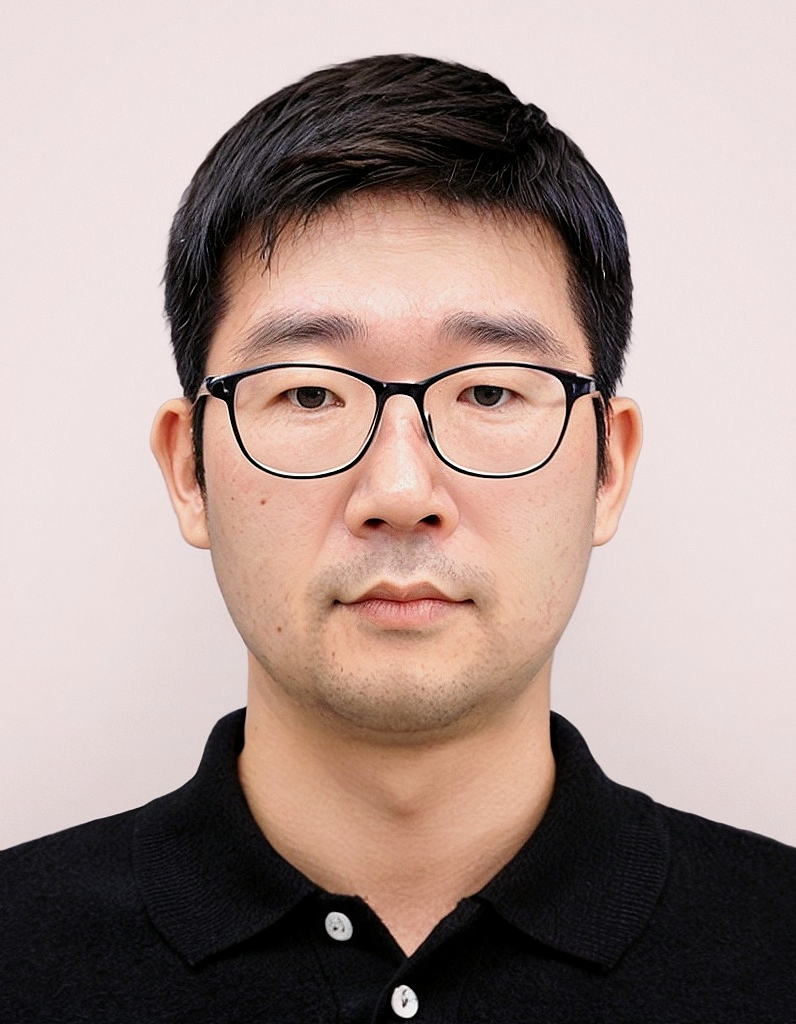
#> input picture src/media/profile.png, 796 x 1024 px
$ python paper.py
#> lines starting #> are read from the running program, lines starting #| are printed output that depends on the picture
### src/build.py
# -*- coding: utf-8 -*-
"""정적 페이지 생성기.

    python3 src/build.py

src/content.py 의 데이터로 저장소 루트에 HTML 을 쓴다.

  index.html          랜딩 — 프로젝트 6개 카드
  kingsroad.html      대표 프로젝트 허브
  kr-<slug>.html      킹스로드 하위 콘텐츠 10종 + kr-systems.html
  aura.html           AI 목업 파이프라인 (R&D)
  p-<slug>.html       이전 프로젝트 5종
"""
import html
import os
import re
import sys
from datetime import date
from urllib.parse import parse_qs, urlparse

sys.path.insert(0, os.path.dirname(os.path.abspath(__file__)))
import content as C  # noqa: E402

ROOT = os.path.dirname(os.path.dirname(os.path.abspath(__file__)))
IMG = os.path.join(ROOT, "img")
FILES = sorted(os.listdir(IMG))

SLOT_LABEL = {"1": "평면도", "2": "목업 전경", "3": "완성 화면"}
SLOT_FILE = {"1": "plan", "2": "mock", "3": "final"}


# ──────────────────────────────────────────────────────── 경력 기간 (실시간)
# 빌드 시점 값을 본문에 적어 두고, 같은 시작일을 data-since 로 넘겨
# 브라우저에서 다시 계산한다. 페이지를 안 고쳐도 달이 바뀌면 숫자가 따라간다.
def months_since(start):
    y, m = (int(x) for x in start.split("-"))
    today = date.today()
    return (today.year - y) * 12 + (today.month - m)


def dur_text(months):
    y, m = divmod(max(months, 0), 12)
    return "%d년 %d개월" % (y, m) if m else "%d년" % y


# [12 lines left out: functions live_span, tokens, not called in this run]


def e(s):
    return html.escape(str(s), quote=True)


def pick(num, slot):
    return [f for f in FILES if f.startswith("%s-%s" % (num, SLOT_FILE[slot]))]


# [54 lines left out: functions shots_of, embed_src, embeds, not called in this run]


# ──────────────────────────────────────────────────────── 공통 뼈대
def strip(html):
    """메타 설명에 쓸 평문 — 태그와 엔티티를 걷어낸다."""
    return re.sub(r"<[^>]+>", "", html).replace("&amp;", "&")


# [219 lines left out: functions head, bar, crumb, foot, tail, contact_section and 2 more, not called in this run]


def blocks(bs):
    return "".join(block(b) for b in bs)


# [52 lines left out: functions folded, cover_html, own_cover, not called in this run]


def shown(works):
    """draft 는 아직 내보내지 않는다 — 그 줄만 지우면 목차와 문서가 함께 생긴다."""
    return [w for w in works if not w.get("draft")]


# [519 lines left out: functions own_card, project_card, content_card, gallery, yt_block, phero and 10 more, not called in this run]


# [2 lines that do not run on import are left out]

### src/paper.py
# -*- coding: utf-8 -*-
"""제출용 이력서·자기소개서를 A4 PDF 로 굽는다.

    python3 src/paper.py                      # _paper/ 에 html 과 pdf
    SITE_URL=https://... python3 src/paper.py # 링크 주소를 박아 넣는다

웹 포트폴리오와 같은 내용을 쓰되, 종이에서 읽는 순서로 다시 세운다. 문서 안의
링크는 전부 눌러서 웹 문서로 넘어가게 둔다 — 이력서는 요약이고, 근거는 웹에 있다.

_paper/ 는 .gitignore 의 `_*/` 에 걸려 저장소에 올라가지 않는다. 특정 회사에
내려고 만든 개인 문서라 공개 저장소에 둘 이유가 없다.
"""
import html
import os
import re
import subprocess
import sys

sys.path.insert(0, os.path.dirname(os.path.abspath(__file__)))
import content as C                                        # noqa: E402
from build import dur_text, months_since                   # noqa: E402

ROOT = os.path.dirname(os.path.dirname(os.path.abspath(__file__)))
OUT = os.path.join(ROOT, "_paper")
SITE = os.environ.get("SITE_URL", "https://portfolio-web-production-8817.up.railway.app").rstrip("/")
COMPANY = os.environ.get("COMPANY", "")        # 예: ㈜에이버튼
PROJECT = os.environ.get("PROJECT", "")        # 예: Project EA
POSITION = os.environ.get("POSITION", "레벨 디자이너")


def e(s):
    return html.escape(str(s), quote=True)


def strip(s):
    return re.sub(r"<[^>]+>", "", str(s))


def link(page, label):
    """웹 문서로 나가는 링크. 주소를 아직 모르면 자리만 표시한다."""
    if not SITE:
        return '<span class="ln pend">%s</span>' % e(label)
    return '<a class="ln" href="%s/%s">%s</a>' % (SITE, page, e(label))


CAREER = dur_text(months_since(C.SITE["career_start"]))
PHOTO = os.path.join(OUT, "photo.jpg")


def photo():
    """이력서용 증명사진. 원본을 3:4 로 가운데 크롭해 굽는다."""
    from PIL import Image
    src = os.path.join(ROOT, "src", "media", "profile.png")
    if not os.path.exists(src):
        src = os.path.join(ROOT, "img", "profile.webp")
    im = Image.open(src).convert("RGB")
    w, h = im.size
    if w / h > 3 / 4:
        nw = int(h * 3 / 4); im = im.crop(((w - nw) // 2, 0, (w - nw) // 2 + nw, h))
#> after `im = im.crop(((w - nw) // 2, 0, (w - nw) // 2 + nw, h))`:
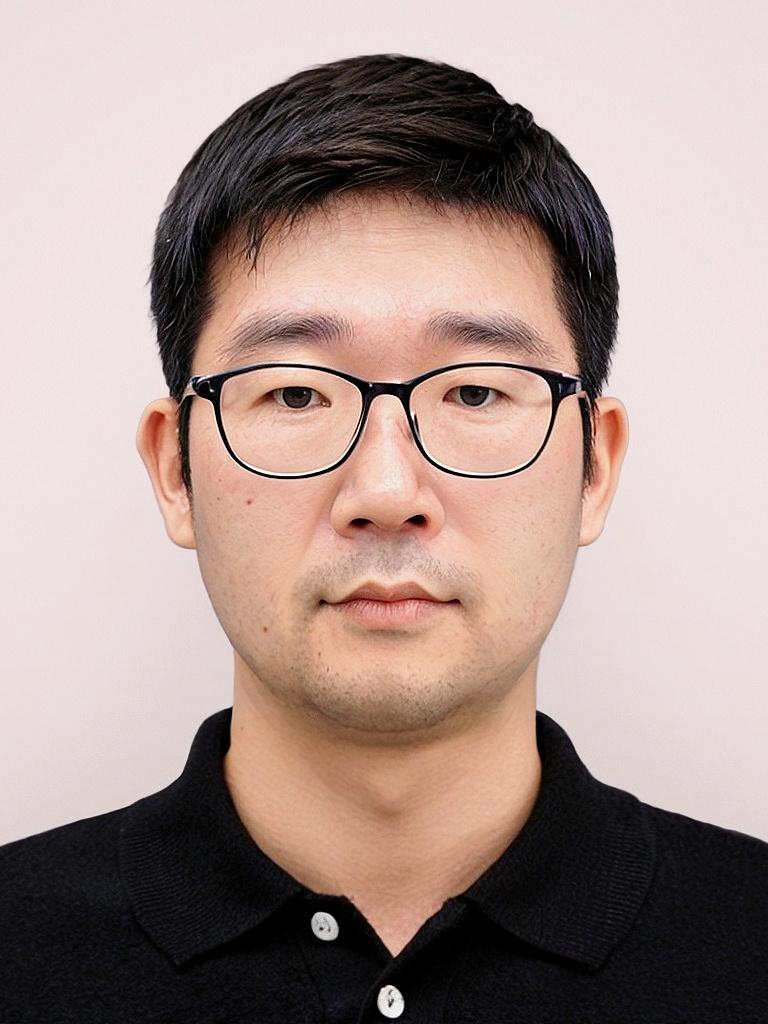
#> im: PIL image 768x1024 RGB; mean R, G, B 167.4, 146.9, 140.9
    else:
        nh = int(w * 4 / 3); im = im.crop((0, 0, w, nh))
    os.makedirs(OUT, exist_ok=True)
    im.resize((600, 800), Image.LANCZOS).save(PHOTO, "JPEG", quality=90)
    return PHOTO

CSS = """
@page { size: A4; margin: 13mm 13mm 12mm; }
*{box-sizing:border-box;margin:0;padding:0}
body{font-family:'NanumGothic',sans-serif;font-size:9.5pt;line-height:1.6;color:#14171C;
  word-break:keep-all;background:#fff}
a{color:inherit}
b{font-weight:700}
.ln{color:#6E4F27;text-decoration:none;border-bottom:.5pt solid #C9B48E;white-space:nowrap}
.ln::after{content:" \\2197";font-size:7.5pt}
.pend{color:#8E959E;border-bottom-style:dotted}
.mono{font-family:'DejaVu Sans Mono','NanumGothic',monospace}

/* 첫 화면 — 웹의 검은 히어로 */
.hero{background:#14171C;color:#E6EAEF;border-radius:9pt;padding:15pt 18pt 14pt;
  margin-bottom:14pt;break-inside:avoid}
.hero .eyebrow{color:#D7B27C;border:0;margin:0 0 9pt}
.hero .eyebrow::after{background:linear-gradient(90deg,rgba(215,178,124,.5),transparent)}
.hrow{display:flex;justify-content:space-between;align-items:flex-start;gap:14pt}
.hrow>div{flex:1;min-width:0}
h1{font-size:23pt;letter-spacing:-.02em;line-height:1.15;color:#fff}
h1 small{font-size:9.5pt;font-weight:400;color:#A2ABB7;margin-left:8pt;letter-spacing:.04em}
.role{margin-top:2pt;font-size:10pt;color:#D7B27C;font-weight:700}
.hero .lede{margin-top:10pt;font-size:12pt;font-weight:700;line-height:1.5;color:#fff}
.hero .sub{margin-top:6pt;font-size:9.5pt;line-height:1.65;color:#C3CAD3}
.hero .sub b{color:#fff}
.photo{width:27mm;height:36mm;object-fit:cover;border-radius:4pt;border:.8pt solid #3A414B;flex-shrink:0}
.tiles{display:flex;gap:6pt;margin-top:12pt}
.tile{flex:1;padding:7pt 9pt 6pt;background:#1D232B;border:.6pt solid #2C333D;border-radius:5pt}
.tile b{display:block;font-size:14.5pt;letter-spacing:-.02em;color:#fff;line-height:1.2}
.tile span{font-size:7.5pt;color:#A2ABB7;letter-spacing:.02em}
.hcontact{margin-top:10pt;padding-top:8pt;border-top:.6pt solid #2C333D;font-size:8.5pt;color:#A2ABB7;
  display:flex;justify-content:space-between;gap:8pt;flex-wrap:wrap}
.hcontact b{color:#E6EAEF}
.hero .ln{color:#D7B27C;border-bottom-color:#7A6338}

/* 구획 제목 — 웹의 ◇ 아이브로우 */
.eyebrow{display:flex;align-items:center;gap:7pt;font-size:8pt;font-weight:700;
  letter-spacing:.16em;color:#8A6636;margin:16pt 0 8pt;break-after:avoid}
.eyebrow::before{content:"\\25C7";font-size:8pt}
.eyebrow::after{content:"";flex:1;height:.6pt;background:linear-gradient(90deg,#C7CCD3,transparent)}
.eyebrow em{font-style:normal;font-size:11.5pt;letter-spacing:-.01em;color:#14171C;
  font-family:'NanumGothic',sans-serif}

/* 카드 */
.card{background:#F7F8FA;border:.7pt solid #DDE1E6;border-radius:7pt;padding:11pt 13pt;
  margin-bottom:8pt;break-inside:avoid}
.card.feat{border-left:2.4pt solid #8A6636}
.chip{display:inline-block;font-size:7.5pt;font-weight:700;letter-spacing:.1em;color:#6E4F27;
  background:#F0E7D9;border-radius:3pt;padding:1pt 5pt;margin-bottom:4pt}
.card h3{font-size:11.5pt;letter-spacing:-.01em;margin-bottom:4pt;color:#14171C}
.card p{font-size:9.5pt;line-height:1.7;color:#2B3139}
.grid2{display:grid;grid-template-columns:1fr 1fr;gap:8pt}
.grid2 .card{margin-bottom:0}
.grid2 .span{grid-column:1/-1}
.grid3{display:grid;grid-template-columns:repeat(3,1fr);gap:8pt}
.grid3 .card{margin-bottom:0;padding:9pt 11pt}
.grid3 .card h3{font-size:10.5pt;margin:0;line-height:1.4}

/* 경력 — 타임라인 */
.tl{margin:2pt 0 0 4pt;border-left:1pt solid #C7CCD3;padding-left:0}
.tl li{list-style:none;position:relative;padding:0 0 7pt 14pt;break-inside:avoid}
.tl li::before{content:"";position:absolute;left:-3.6pt;top:5pt;width:6pt;height:6pt;border-radius:50%;
  background:#8A6636;border:1.4pt solid #fff;box-shadow:0 0 0 .8pt #8A6636}
.tl li:last-child{padding-bottom:0}
.tl .co{font-size:8.5pt;color:#4A5159;display:flex;gap:6pt;align-items:baseline}
.tl .co b{color:#14171C;font-size:9.5pt}
.tl .ti{font-size:11pt;font-weight:700;margin-top:1pt}
.tl .po{font-size:8.5pt;color:#5A616A;margin-top:1pt}

/* 경력 상세 — 프로젝트 카드 */
.proj{background:#fff;border:.7pt solid #DDE1E6;border-radius:7pt;overflow:hidden;
  margin-bottom:9pt}
.proj tr{break-inside:avoid}
.ph{display:flex;gap:11pt;padding:10pt 12pt 8pt;background:#F7F8FA;border-bottom:.6pt solid #E5E8EC;
  break-inside:avoid;break-after:avoid}
.ph img{width:34mm;height:19mm;object-fit:cover;border-radius:4pt;flex-shrink:0;background:#0C0F14}
.ph .mo{width:34mm;height:19mm;border-radius:4pt;flex-shrink:0;background:#14171C;color:#D7B27C;
  display:flex;align-items:center;justify-content:center;font-size:12pt;font-weight:700;letter-spacing:.06em}
.ph>div{flex:1;min-width:0}
.ph .top{display:flex;justify-content:space-between;align-items:baseline;gap:8pt}
.ph .top b{font-size:12pt;letter-spacing:-.01em}
.ph .top span{font-size:8.5pt;color:#4A5159;white-space:nowrap}
.tags{margin-top:3pt;display:flex;flex-wrap:wrap;gap:3pt}
.tag{font-size:7.5pt;color:#4A5159;background:#EDEFF2;border:.5pt solid #DDE1E6;border-radius:3pt;padding:0 4pt}
.pr{font-size:9pt;color:#2B3139;margin-top:5pt}
.pr b{color:#14171C}
table{width:100%;border-collapse:collapse}
.proj table{margin:0}
.proj td{padding:4.5pt 12pt;vertical-align:top;border-bottom:.5pt solid #EEF0F3;font-size:9pt}
.proj tr:last-child td{border-bottom:0}
.proj td.k{width:22%;font-weight:700;color:#6E4F27;font-size:8.5pt;padding-right:0}
.proj td.v{color:#2B3139}
.proj td.v b{color:#14171C}

/* 기술 · 개인 작업 · 학력 */
.sk .k{font-size:8pt;font-weight:700;letter-spacing:.08em;color:#8A6636;margin-bottom:3pt}
.sk .v{font-size:9pt;line-height:1.65;color:#2B3139}
.sk .v b{color:#14171C}
.own{display:flex;gap:9pt;align-items:flex-start}
.own img{width:26mm;height:15mm;object-fit:cover;border-radius:4pt;flex-shrink:0;background:#0C0F14}
.own .mo{width:26mm;height:15mm;border-radius:4pt;flex-shrink:0;background:#14171C;color:#D7B27C;
  display:flex;align-items:center;justify-content:center;font-size:10pt;font-weight:700;letter-spacing:.06em}
.own .yr{font-size:7.5pt;color:#8A6636;font-weight:700;letter-spacing:.08em}
.own .ti{font-size:10pt;font-weight:700;line-height:1.35}
.own .me{font-size:8.5pt;color:#5A616A;margin:1pt 0 2pt}

.note{margin-top:14pt;padding:9pt 12pt;background:#F4F1EA;border-left:2pt solid #8A6636;
  border-radius:0 5pt 5pt 0;font-size:9pt;color:#3C434B;break-inside:avoid}
.note b{color:#14171C}

.sig{margin-top:16pt;padding-top:7pt;border-top:.6pt solid #C7CCD3;
  font-size:8pt;color:#6B727B;display:flex;justify-content:space-between}
"""


# 이력서는 옛 판형(v5)을 그대로 쓴다 — 표 중심, 흰 바탕.
CSS_R = """
@page { size: A4; margin: 16mm 15mm 14mm; }
*{box-sizing:border-box;margin:0;padding:0}
body{font-family:'NanumGothic',sans-serif;font-size:10pt;line-height:1.62;color:#14171C;
  word-break:keep-all}
a{color:inherit}
.ln{color:#6E4F27;text-decoration:none;border-bottom:.5pt solid #C9B48E;white-space:nowrap}
.ln::after{content:" \\2197";font-size:7.5pt}
.pend{color:#8E959E;border-bottom-style:dotted}

header{border-bottom:1.6pt solid #14171C;padding-bottom:9pt;margin-bottom:14pt}
header.with-photo{display:flex;justify-content:space-between;align-items:flex-start;gap:12pt}
.photo{width:28mm;height:37mm;object-fit:cover;border:.5pt solid #C7CCD3;flex-shrink:0}
h1{font-size:21pt;letter-spacing:-.02em;display:inline-block}
h1 small{font-size:10pt;font-weight:400;color:#6B727B;margin-left:8pt;letter-spacing:.02em}
.role{margin-top:3pt;font-size:10.5pt;color:#3C434B;font-weight:700}
.meta{margin-top:7pt;font-size:9pt;color:#4A5159}
.meta b{font-weight:700;color:#14171C}

h2{font-size:10.5pt;letter-spacing:.02em;margin:15pt 0 7pt;padding-bottom:3pt;
  border-bottom:.8pt solid #C7CCD3;color:#14171C}
h2:first-of-type{margin-top:0}
h3{font-size:10.5pt;margin:13pt 0 4pt;color:#14171C}
p{margin-bottom:6pt}
.lede{font-size:11pt;font-weight:700;line-height:1.55;margin-bottom:7pt}

.tiles{display:flex;gap:0;border:.8pt solid #C7CCD3;margin-bottom:14pt}
.tile{flex:1;padding:7pt 9pt;border-right:.8pt solid #C7CCD3}
.tile:last-child{border-right:0}
.tile b{display:block;font-size:14pt;letter-spacing:-.02em}
.tile span{font-size:8pt;color:#5A616A}

table{width:100%;border-collapse:collapse}
td{padding:5pt 0;vertical-align:top;border-bottom:.5pt solid #E1E5EA}
tr:last-child td{border-bottom:0}
td.when{width:26%;font-size:8.5pt;color:#4A5159;padding-right:8pt}
td.when b{display:block;font-size:9.5pt;color:#14171C}
td.what b{font-size:10.5pt}
td.what div{font-size:9pt;color:#4A5159;margin-top:1pt}
td.pay{width:14%;text-align:right;font-size:9.5pt;font-weight:700;white-space:nowrap}
td.pay.hd{font-size:8pt;font-weight:400;color:#6B727B;padding:0 0 2pt}
td.k{width:19%;font-size:9pt;font-weight:700;padding-right:8pt}
td.v{font-size:9pt;color:#3C434B}

ul{list-style:none}
li{position:relative;padding-left:9pt;margin-bottom:3pt;font-size:9.5pt}
li::before{content:"";position:absolute;left:0;top:6.5pt;width:3pt;height:3pt;
  background:#8A6636;border-radius:50%}
.kw{font-size:9pt;color:#3C434B}
.kw b{color:#14171C}

.proj{margin-bottom:11pt;break-inside:avoid}
.ph{display:flex;justify-content:space-between;align-items:baseline;gap:8pt}
.ph b{font-size:11pt}
.ph span{font-size:8.5pt;color:#4A5159;white-space:nowrap}
.pg{font-size:8.5pt;color:#6B727B;margin-top:1pt}
.pr{font-size:9pt;color:#3C434B;margin:2pt 0 4pt}
.proj td{padding:3pt 0}
.proj td.k{width:15%;font-size:8.5pt;color:#6E4F27}
.proj td.v{font-size:9pt}
header.hl{border-bottom:1.6pt solid #14171C;padding-bottom:10pt;margin-bottom:14pt}
h1.big{font-size:19pt;line-height:1.3;letter-spacing:-.02em;display:block}
h1.big .doc{font-size:10pt;font-weight:400;color:#6B727B;margin-left:8pt}
.who{margin-top:6pt;font-size:10pt;color:#3C434B}
.who b{font-size:11pt;color:#14171C}
.note b{color:#14171C}
.sig{margin-top:16pt;padding-top:8pt;border-top:.8pt solid #C7CCD3;
  font-size:8.5pt;color:#6B727B;display:flex;justify-content:space-between}
.note{margin-top:10pt;padding:8pt 10pt;background:#F4F1EA;border-left:2pt solid #8A6636;
  font-size:9pt;color:#3C434B}
"""


def page(title, body, css=None):
    return ("<!doctype html><html lang=\"ko\"><head><meta charset=\"utf-8\">"
            "<title>%s</title><style>%s</style></head><body>%s"
            "<div class=\"sig\"><span>%s · 레벨 디자이너</span><span>%s</span></div>"
            "</body></html>") % (e(title), css or CSS, body, e(C.SITE["name"]),
                                 e(C.SITE["updated"]))


def sec(title, en=""):
    """구획 제목. 웹의 '◇ 제목' 아이브로우와 같은 모양."""
    return '<div class="eyebrow"><em>%s</em>%s</div>' % (e(title), (" " + e(en)) if en else "")


def tiles():
    return '<div class="tiles">%s</div>' % "".join(
        '<div class="tile"><b>%s</b><span>%s</span></div>'
        % (e(CAREER if "{{" in n else n), e(lab)) for n, lab in C.HOME["stats"])


# [12 lines left out: function cover, not called in this run]


def hero(doc_name, with_photo, career_line, contacts):
    """웹 첫 화면을 그대로 옮긴 검은 머리 블록 — 한 줄 소개 · 요약 · 지표 네 칸."""
    site = SITE.replace("https://", "") if SITE else "웹 포트폴리오"
    b = ['<div class="hero"><div class="eyebrow mono">LEVEL DESIGNER · SINCE %s · %s</div>'
         % (C.SITE["career_start"][:4], e(doc_name)),
         '<div class="hrow"><div><h1>%s</h1><div class="role">%s</div>'
         % (e(C.SITE["name"]), e(career_line)),
         '<p class="lede">%s</p>' % e(C.HOME["lede"]),
         '<p class="sub">%s</p></div>' % C.HOME["sub"].replace("{{career}}", "<b>%s</b>" % CAREER)]
    if with_photo:
        b.append('<img class="photo" src="file://%s" alt="증명사진">' % photo())
    b.append('</div>')
    b.append(tiles())
    if contacts:
        b.append('<div class="hcontact"><span><b>%s</b> · %s</span><span>포트폴리오 %s</span></div>'
                 % (e(C.SITE["email"]), e(C.SITE["tel"]), link("index.html", site)))
    b.append('</div>')
    return "".join(b)


def contact_note():
    """맨 아래 — 포트폴리오 링크 하나와 연락처."""
    return ('<div class="note">만든 레벨과 플레이 영상은 웹 포트폴리오에 있습니다. %s'
            '<br><b>%s</b> · %s · %s</div>'
            % (link("index.html", SITE.replace("https://", "") if SITE else "웹 포트폴리오"),
               e(C.SITE["name"]), e(C.SITE["email"]), e(C.SITE["tel"])))


# ─────────────────────────────────────────────────────────────── 경력 상세
# 2022.06 경력기술서(엑셀)와 웹 포트폴리오에서 옮겼다. 위일수록 최근이다.
# (회사, 기간, 프로젝트, 장르·플랫폼, 역할, [(분류, 내용)], (웹 문서, 링크 글자))
DETAIL = [
    ("넷마블네오", "2022.08 – 재직 중", "왕좌의 게임: 킹스로드",
     "오픈월드 액션 RPG · PC·모바일 · UE5 · 글로벌 출시 · 라이브",
     "기획팀 레벨디자인 파트 · 프로토타입 직후 합류",
     [("필드", "지역 5곳(약 20㎢) 레벨디자인"),
      ("던전", "필드 던전 2종 · 파티 던전 2종 · 레이드 2종 · PvEvP 1종"),
      ("시스템", "레벨 기믹 시스템 전담"),
      ("AI", "평면도 제작 툴 + 언리얼 LLM 플러그인 Aura 목업 파이프라인 · "
             "Meshy AI를 활용한 목업으로 <b>제작 효율 50% 이상</b> 향상")],
     ("kingsroad.html", "상세")),
    ("너바나나", "2022.04 – 2022.08", "Project ZETA",
     "AAA 콘솔 액션 PvP · PS5·XBOX · UE5",
     "콘텐츠 기획팀 · 하이컨셉 단계 · 프로토타이핑 참여",
     [("기초 기획", "기초 룰 · 세계관 · 월드 · 캐릭터 · 핵심 시스템 · 캠페인의 기초 기획"),
      ("시나리오", "초기 시나리오 · 설정 전담"),
      ("레벨", "초기 메인 모드 레벨디자인")],
     ("p-zeta.html", "상세")),
    ("님블뉴런", "2020.04 – 2022.04", "나노레전드",
     "모바일 캐주얼 RTS · Unity · 자체 글로벌 퍼블리싱",
     "<b>팀 내 유일한 기획자</b> · 전투를 제외한 전 기획 전담 · 개발 시작부터 서비스 종료까지",
     [("성과", "iOS 매출 100위권 · 전략 카테고리 10위 중반권"),
      ("BM · 경제", "구독형 프리미엄 패스 · 패키지 · 가챠 · 광고 시청형 상품 · 경제 밸런싱 병행"),
      ("콘텐츠", "PvE 모드 · 레벨디자인 · 각종 모드 · 레이드 · 이벤트 콘텐츠"),
      ("시스템", "퀘스트 · 길드 · 시즌 이벤트 · 튜토리얼 · 운영 시스템 일체"),
      ("시나리오", "세계관 · 캐릭터 설정 · PvE 시나리오와 게임 내 모든 텍스트")],
     ("p-nanolegend.html", "상세")),
    ("님블뉴런", "2019.06 – 2020.04", "미니막스 타이니버스",
     "크로스플랫폼 RTS · PC(스팀)·모바일 · Unity · 자체 글로벌 퍼블리싱",
     "아웃게임 기획 담당 · 알파 버전부터 서비스 종료까지",
     [("BM", "구독형 배틀패스 · 상점 구조와 상품 갱신 · 유저 맞춤형 패키지 · 버프"),
      ("시스템", "퀘스트/업적 · 인벤토리 · 우편함 · 덱 저장/복사 · 커스텀 매치 등 일체"),
      ("밸런스", "유닛 성장 · 스탯 밸런싱과 경제 밸런싱"),
      ("시나리오", "세계관 · 캐릭터 컨셉 정립")],
     ("p-minimax.html", "상세")),
    ("블루사이드", "2018.06 – 2019.03", "Project KUFC",
     "콘솔 액션 RPG · 자체 엔진",
     "<b>콘텐츠 파트장</b> · 프로토타입부터 참여",
     [("총괄", "전체 콘텐츠 플로우 기획 · 시나리오 · 캐릭터 · 레벨디자인 총괄"),
      ("레벨", "핵심 미션 직접 제작 · 로비용 도시 기획")],
     ("p-kufc.html", "상세")),
    ("블루사이드", "2014.02 – 2018.06", "Kingdom Under Fire 2",
     "MMORPG + RTS · PC·콘솔 · 자체 엔진 · 글로벌 6개국 서비스",
     "레벨디자인 파트 · 레벨 디자이너 · 시나리오",
     [("레이드", "최종 · 최대 규모 레이드 '불꽃의 흉터' 메인 개발 · 소형 레이드 '극한미션' 2종"),
      ("PvP", "최고 인기 PvP 맵 '자유 경기장' · '격전의 도시' · 자유 PvP 매칭 시스템"),
      ("필드 · 월드", "PK 필드 · 월드맵과 도시"),
      ("미션", "미션 제작과 폴리싱 · 각종 모드 · 몬스터 밸런싱"),
      ("시나리오", "메인 시나리오 일부 · 서브 플롯 · <b>퀘스트 약 300개</b> · 대화형 컷신 40% 직접 제작"),
      ("기타", "2014 E3 소니 컨퍼런스 발표 영상 기획 · 확장팩 컨셉(설정 · 도시 · 미션 · NPC) 총괄")],
     ("p-kuf2.html", "상세")),
]

# 회사별 최종 연봉 — 이력서에만 적는다. 웹 포트폴리오에는 싣지 않는다.
# BLIND=1 — 연봉 · 사진처럼 민감하거나 직무와 무관한 정보를 빼라는 공고에 낼 때
BLIND = os.environ.get("BLIND") == "1"

SALARY = {"넷마블네오": "6,931만원", "너바나나": "5,700만원",
          "님블뉴런": "4,850만원", "블루사이드": "4,100만원"}

# 업계 외 — 이력서에서는 묶어서 세 줄로 (사이트의 키워드 나열과 다르다)
OFFINDUSTRY = ("오디오드라마 집필 · 연출 · 제작 (현재)<br>"
               "시나리오 보조작가 — 어린이 드라마 · 만화 · 애니메이션 대본 · 글콘티<br>"
               "독립영화 연출부 · 제작부 · 영화 전공")


def header(doc_name, career=None):
    site = ('<b>포트폴리오</b> %s' % link("index.html", SITE.replace("https://", "")
                                      if SITE else "웹 포트폴리오"))
    img = "" if BLIND else '<img class="photo" src="file://%s" alt="증명사진">' % photo()
    return ('<header class="with-photo"><div><h1>%s<small>%s</small></h1>'
            '<div class="role">레벨 디자이너 · %s</div>'
            '<div class="meta"><b>%s</b> · <b>%s</b><br>%s</div></div>%s</header>'
            % (e(C.SITE["name"]), e(doc_name), e(career or CAREER),
               e(C.SITE["email"]), e(C.SITE["tel"]), site, img))
#> (the rest of the program and of its run is left out)
